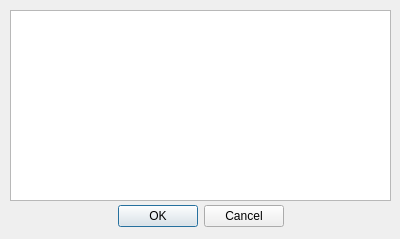
<?xml version="1.0" encoding="UTF-8"?>
<ui version="4.0">
 <class>ExportDialog</class>
 <widget class="QDialog" name="ExportDialog">
  <property name="geometry">
   <rect>
    <x>0</x>
    <y>0</y>
    <width>400</width>
    <height>239</height>
   </rect>
  </property>
  <property name="windowTitle">
   <string>Dialog</string>
  </property>
  <widget class="QDialogButtonBox" name="buttonBox">
   <property name="geometry">
    <rect>
     <x>30</x>
     <y>200</y>
     <width>341</width>
     <height>32</height>
    </rect>
   </property>
   <property name="orientation">
    <enum>Qt::Horizontal</enum>
   </property>
   <property name="standardButtons">
    <set>QDialogButtonBox::Cancel|QDialogButtonBox::Ok</set>
   </property>
   <property name="centerButtons">
    <bool>true</bool>
   </property>
  </widget>
  <widget class="QPlainTextEdit" name="uids">
   <property name="geometry">
    <rect>
     <x>10</x>
     <y>10</y>
     <width>381</width>
     <height>191</height>
    </rect>
   </property>
  </widget>
 </widget>
 <resources/>
 <connections>
  <connection>
   <sender>buttonBox</sender>
   <signal>accepted()</signal>
   <receiver>ExportDialog</receiver>
   <slot>accept()</slot>
   <hints>
    <hint type="sourcelabel">
     <x>248</x>
     <y>254</y>
    </hint>
    <hint type="destinationlabel">
     <x>157</x>
     <y>274</y>
    </hint>
   </hints>
  </connection>
  <connection>
   <sender>buttonBox</sender>
   <signal>rejected()</signal>
   <receiver>ExportDialog</receiver>
   <slot>reject()</slot>
   <hints>
    <hint type="sourcelabel">
     <x>316</x>
     <y>260</y>
    </hint>
    <hint type="destinationlabel">
     <x>286</x>
     <y>274</y>
    </hint>
   </hints>
  </connection>
 </connections>
</ui>
